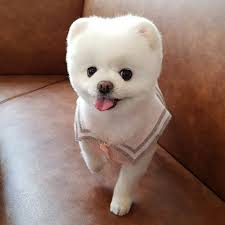
#> input picture python3.6/dog.jpeg, 225 x 225 px
$ jupyter execute --allow-errors python06.ipynb
#> lines starting #> are read from the running program, lines starting #| are printed output that depends on the picture; after the words box and inside, x2 and y2 are one past the last pixel; in counts of white or black regions, pixels touching at a corner belong together
***
***
# 6. 제어문과 함수 기초
***
***

***
## 1 파이썬 제어문
***

### 1-1 들여쓰기와 제어문

- 파이썬은 들여쓰기를 강제하여 코드의 가독성을 높인다.
- 블록 내부에 있는 statement들은 동일한 열에 위치해야 한다.
- 블록의 끝은 들여쓰기가 끝나는 부분으로 간주된다.
  - python에는 {, }, begin, end 등의 키워드가 존재하지 않는다.
- 들여쓰기를 할 때에는 탭과 공백을 섞어 쓰지 않는다.

#> (a cell that did not finish here is left out)

#> (a cell that did not finish here is left out)

#> (a cell that did not finish here is left out)

### 1-2 if문
- if문의 형식

> if 조건식1:

> &nbsp;&nbsp;statements

> elif 조건식2:

> &nbsp;&nbsp;statements

> elif 조건식3:

> &nbsp;&nbsp;statements

> else:

> &nbsp;&nbsp;statements

- 조건식이나 else 다음에 콜론(:) 표기 필요
- 들여쓰기(indentation)를 잘 지켜야 함

[cell 4]
score = 90
if score >= 90:
    print('Congratulations!!! ')

[cell 5]
a = 10
if a > 5:
    print('Big')
else:
    print('Small')

- statement가 1개인 경우 조건식과 한 줄에 위치 가능 (추천하지는 않음)

[cell 6]
a = 10
if a > 5: print('Big')
else: print('Small')

[cell 7]
n = -2
if n > 0:
    print('Positive')
elif n < 0:
    print('Negative')
else:
    print('Zero')

[cell 8]
order = 'spagetti'

if order == 'spam':
    price = 500
elif order == 'ham':
    price = 700
elif order == 'egg':
    price = 300
elif order == 'spagetti':
    price = 900

print(price)

- 위 코드와 동일한 dictionary 자료구조를 사용한 코드

[cell 9]
order = 'spagetti'
menu = {'spam':500, 'ham':700, 'egg':300, 'spagetti':900}
price = menu[order]
print(price)

### 1-3 for문

> for <타겟> in <컨테이너 객체>:

> &nbsp;&nbsp;statements

> else:

> &nbsp;&nbsp;statements

[cell 10]
a = {'cat':1, 'cow':2, 'tiger':3}
for x in a:
    print(len(x), x)

[cell 11]
for key, value in a.items():
    print(key, value)

[cell 12]
for x in [1,2,3]:
    print(x, end=" ")

[cell 13]
print(range(10))

print(list(range(10)))

for x in range(10):
      print(x, end=" ")

[cell 14]
sum = 0
for x in range(1, 11):
    sum = sum + x

print(sum)

[cell 15]
prod = 1
for x in range(1, 11):
    prod = prod * x

print(prod)

- enumerate() 내장 함수: 컨테이너 객체가 지닌 각 요소값뿐만 아니라 인덱스 값도 함께 반환한다.

[cell 16]
l = ['cat', 'dog', 'bird', 'pig']
for k, animal in enumerate(l):
    print(k, animal)

[cell 17]
t = ('cat', 'dog', 'bird', 'pig')
for k, animal in enumerate(t):
    print(k, animal)

[cell 18]
d = {'c':'cat', 'd':'dog', 'b':'bird', 'p':'pig'}
for k, key in enumerate(d):
    print(k, key, d[key])

- break: 루프를 빠져나간다.

[cell 19]
for x in range(10):
    if x > 3:
        break
    print(x)

print('done')

- continue: 루프 블록 내의 continue 이후 부분은 수행하지 않고 루프의 시작부분으로 이동한다.

[cell 20]
for x in range(10):
    if x < 8:
        continue
    print(x)

print('done')

- else: 루프가 break에 의한 중단 없이 정상적으로 모두 수행되면 else 블록이 수행된다.

[cell 21]
for x in range(10):
    print(x, end=" ")
else:
    print('else block')

print('done')

- break에 의하여 루프를 빠져나가면 else 블록도 수행되지 않는다.

[cell 22]
for x in range(10):
    break
    print(x, end=" ")
else:
    print('else block')

print('done')

- for 루프의 중첩

[cell 23]
for x in range(2, 4):
    for y in range(2, 10):
        print(x, '*', y, '=', x*y)
    print()

[cell 24]
for x in range(2, 4):
    for y in range(2, 10):
        print("{0} * {1} = {2}".format(x, y, x * y))
    print()

[cell 25]
from PIL import Image
import numpy as np
import matplotlib.pyplot as plt

im = Image.open('./dog.jpeg')
#> im is the input picture: PIL image 225x225 RGB; mean R, G, B 143.6, 117.6, 106.9
im = np.asarray(im)
plt.imshow(im)

[cell 26]
def rgb2gray(rgb):
    return np.dot(rgb[...,:3], [0.2989, 0.5870, 0.1140])
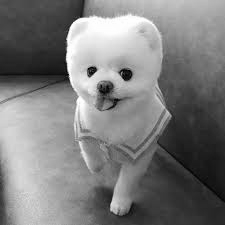
#> returned value: shape (225, 225) float64; min 1.2, max 255, mean 124.1

im = rgb2gray(im)
print(im.shape)
#| (225, 225)

for i in range(len(im[0])):
    for j in range(len(im[1])):
        if im[i][j] >= 100:
            im[i][j] = 255
        else:
            im[i][j] = 0
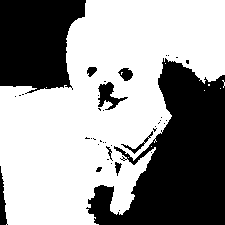
#> im: shape (225, 225) float64; 60.5% white; 40 black regions (30 under 20 px), largest, box (x1, y1, x2, y2) and area: (86, 58, 225, 225) 12636, (0, 0, 86, 94) 6278, (98, 82, 128, 110) 354

plt.imshow(im, cmap=plt.get_cmap('gray'), vmin=0, vmax=255)

[cell 27]
a = [[[[1], [2], [3]], [2], [3]], [[1], [2], [3]], [[1], [2], [3]]]
#> (the rest of this cell did not finish here and is left out)

### 1-4 while문

- while 조건식이 만족하는 동안 while 블록내의 statements 들을 반복 수행한다.

[cell 28]
count = 1
while count < 11:
    print(count)
    count = count + 1

[cell 29]
sum = 0
a = 0
while a < 10:
    a = a + 1
    sum = sum + a
print(sum)

[cell 30]
x = 0
while x < 10:
    print(x, end=" ")
    x = x + 1
else:
    print('else block')

print('done')

***
## 2 파이썬 함수 기초
***

### 2-1. 함수의 장점 및 함수 사용법
- 함수의 장점
  - 함수는 반복적인 코드를 없에 주어 코드의 길이를 짧게 만들어 준다.
  - 코드의 유지보수를 쉽게 만들어 준다.

[cell 31]
def add(a, b):
    return a + b

print(add(3, 4))

print(add([1,2,3], [4,5,6]))

[cell 32]
c = add(10, 30)
print(c)

- 함수 이름에 저장된 레퍼런스를 다른 변수에 할당하여 그 변수를 이용한 함수 호출 가능

[cell 33]
f = add
print(f(4, 5))

print(f)

print(f is add)

- 함수의 몸체에는 최소한 한개 이상의 statement가 존재해야 함
  - 그러므로, 아무런 내용이 없는 몸체를 지닌 함수를 만들 때에는 pass 라는 키워드를 몸체에 적어주어야 함

[cell 34]
def simple():
    pass

print(simple())

- 함수에서 다른 함수 호출 가능

[cell 35]
def add(a, b):
    return a + b

def myabs(x):
    if x < 0:
        x = -x
    return x

def addabs(a, b):
    c = add(a, b)
    return myabs(c)

print(addabs(-5, -7))

- 인자의 이름과 함께 인자 값을 넘겨줄 수 있다.

[cell 36]
def minus(a, b):
    return a - b
print(minus(a=12, b=20))
print(minus(b=20, a=12))

- 인자의 디폴트 값을 지정할 수 있다.

[cell 37]
def incr(x, y=1):
    return x + y

print(incr(5))

print(incr(5, 10))

- 두 개 이상의 값을 동시에 반환할 수 있다.

[cell 38]
def calc(x, y):
    return x + y, x - y, x * y, x / y

print(calc(10, 2))

### 2-2 함수 호출시 동적인 자료형 결정

- 파이썬에서는 모든 객체는 동적으로 (실행시간에) 그 타입이 결정된다.
  - 함수 인자는 함수가 호출되는 순간 해당 인자에 전달되는 객체에 따라 그 타입이 결정된다.
  - 함수 몸체 내에서 사용되는 여러 가지 연산자들은 함수 호출시에 결정된 객체 타입에 맞게 실행된다.

[cell 39]
def add(a, b):
    return a + b

c = add(1, 3.4)
d = add('dynamic', 'typing')
e = add(['list'], ['and', 'list'])
print(c)
print(d)
print(e)

### 2-3 재귀적 함수 호출
- 재귀(Recursive) 함수: 함수 몸체에서 자기 자신을 호출하는 함수
  - 수학에서 점화식과 유사한 코드
  - 반드시 종결 조건 및 종결 조건이 만족할 때의 반환 값이 있어야 한다.

- 1부터 N까지 더하는 재귀 함수

[cell 40]
def sum(N):
    if N == 1:           # 종결 조건
        return 1         # 종결 조건이 만족할 때의 반환 값
    return N + sum(N-1)  # 재귀 호출
